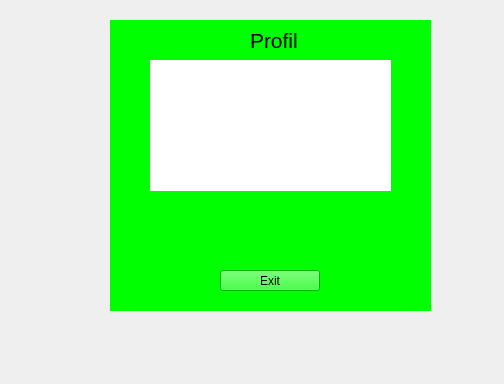
<?xml version="1.0" encoding="UTF-8"?>
<ui version="4.0">
 <class>Form</class>
 <widget class="QWidget" name="Form">
  <property name="geometry">
   <rect>
    <x>0</x>
    <y>0</y>
    <width>504</width>
    <height>384</height>
   </rect>
  </property>
  <property name="windowTitle">
   <string>Form</string>
  </property>
  <widget class="QWidget" name="widget" native="true">
   <property name="geometry">
    <rect>
     <x>110</x>
     <y>20</y>
     <width>321</width>
     <height>291</height>
    </rect>
   </property>
   <property name="styleSheet">
    <string notr="true">background-color: rgb(0, 255, 0);</string>
   </property>
   <widget class="QLabel" name="label">
    <property name="geometry">
     <rect>
      <x>40</x>
      <y>40</y>
      <width>241</width>
      <height>131</height>
     </rect>
    </property>
    <property name="styleSheet">
     <string notr="true">background-color: rgb(255, 255, 255);</string>
    </property>
    <property name="text">
     <string/>
    </property>
   </widget>
   <widget class="QLabel" name="label_2">
    <property name="geometry">
     <rect>
      <x>140</x>
      <y>10</y>
      <width>61</width>
      <height>21</height>
     </rect>
    </property>
    <property name="font">
     <font>
      <pointsize>16</pointsize>
     </font>
    </property>
    <property name="text">
     <string>Profil</string>
    </property>
   </widget>
   <widget class="QPushButton" name="exitButton">
    <property name="geometry">
     <rect>
      <x>110</x>
      <y>250</y>
      <width>100</width>
      <height>21</height>
     </rect>
    </property>
    <property name="styleSheet">
     <string notr="true">QPushButton#b2:pressed{
	background-color: rgb(255, 255, 255);
}
</string>
    </property>
    <property name="text">
     <string>Exit</string>
    </property>
   </widget>
  </widget>
 </widget>
 <resources/>
 <connections/>
</ui>
